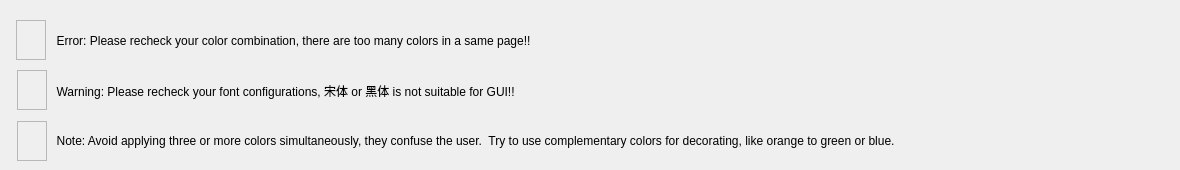
      <widget class="QWidget" name="tab_11">
       <attribute name="title">
        <string>Alerts, Warnings and Errors</string>
       </attribute>
       <widget class="QLabel" name="label">
        <property name="geometry">
         <rect>
          <x>10</x>
          <y>20</y>
          <width>1161</width>
          <height>41</height>
         </rect>
        </property>
        <property name="text">
         <string>              Error: Please recheck your color combination, there are too many colors in a same page!!</string>
        </property>
        <property name="Error" stdset="0">
         <bool>true</bool>
        </property>
       </widget>
       <widget class="QFrame" name="frame_4">
        <property name="geometry">
         <rect>
          <x>16</x>
          <y>20</y>
          <width>30</width>
          <height>40</height>
         </rect>
        </property>
        <property name="styleSheet">
         <string notr="true">image: url(./Textures/Error.png);</string>
        </property>
        <property name="frameShape">
         <enum>QFrame::StyledPanel</enum>
        </property>
        <property name="frameShadow">
         <enum>QFrame::Raised</enum>
        </property>
       </widget>
       <widget class="QLabel" name="label_2">
        <property name="geometry">
         <rect>
          <x>10</x>
          <y>70</y>
          <width>1161</width>
          <height>41</height>
         </rect>
        </property>
        <property name="text">
         <string>              Warning: Please recheck your font configurations, 宋体 or 黑体 is not suitable for GUI!!</string>
        </property>
        <property name="Error" stdset="0">
         <bool>false</bool>
        </property>
        <property name="Warning" stdset="0">
         <bool>true</bool>
        </property>
       </widget>
       <widget class="QFrame" name="frame_6">
        <property name="geometry">
         <rect>
          <x>17</x>
          <y>70</y>
          <width>30</width>
          <height>40</height>
         </rect>
        </property>
        <property name="styleSheet">
         <string notr="true">image: url(./Textures/Warning.png);</string>
        </property>
        <property name="frameShape">
         <enum>QFrame::StyledPanel</enum>
        </property>
        <property name="frameShadow">
         <enum>QFrame::Raised</enum>
        </property>
       </widget>
       <widget class="QLabel" name="label_3">
        <property name="geometry">
         <rect>
          <x>10</x>
          <y>120</y>
          <width>1161</width>
          <height>41</height>
         </rect>
        </property>
        <property name="text">
         <string>              Note: Avoid applying three or more colors simultaneously, they confuse the user.  Try to use complementary colors for decorating, like orange to green or blue.</string>
        </property>
        <property name="Error" stdset="0">
         <bool>false</bool>
        </property>
        <property name="Warning" stdset="0">
         <bool>false</bool>
        </property>
        <property name="Note" stdset="0">
         <bool>true</bool>
        </property>
       </widget>
       <widget class="QFrame" name="frame_7">
        <property name="geometry">
         <rect>
          <x>17</x>
          <y>121</y>
          <width>30</width>
          <height>40</height>
         </rect>
        </property>
        <property name="styleSheet">
         <string notr="true">image: url(./Textures/Note.png);</string>
        </property>
        <property name="frameShape">
         <enum>QFrame::StyledPanel</enum>
        </property>
        <property name="frameShadow">
         <enum>QFrame::Raised</enum>
        </property>
       </widget>
      </widget>
